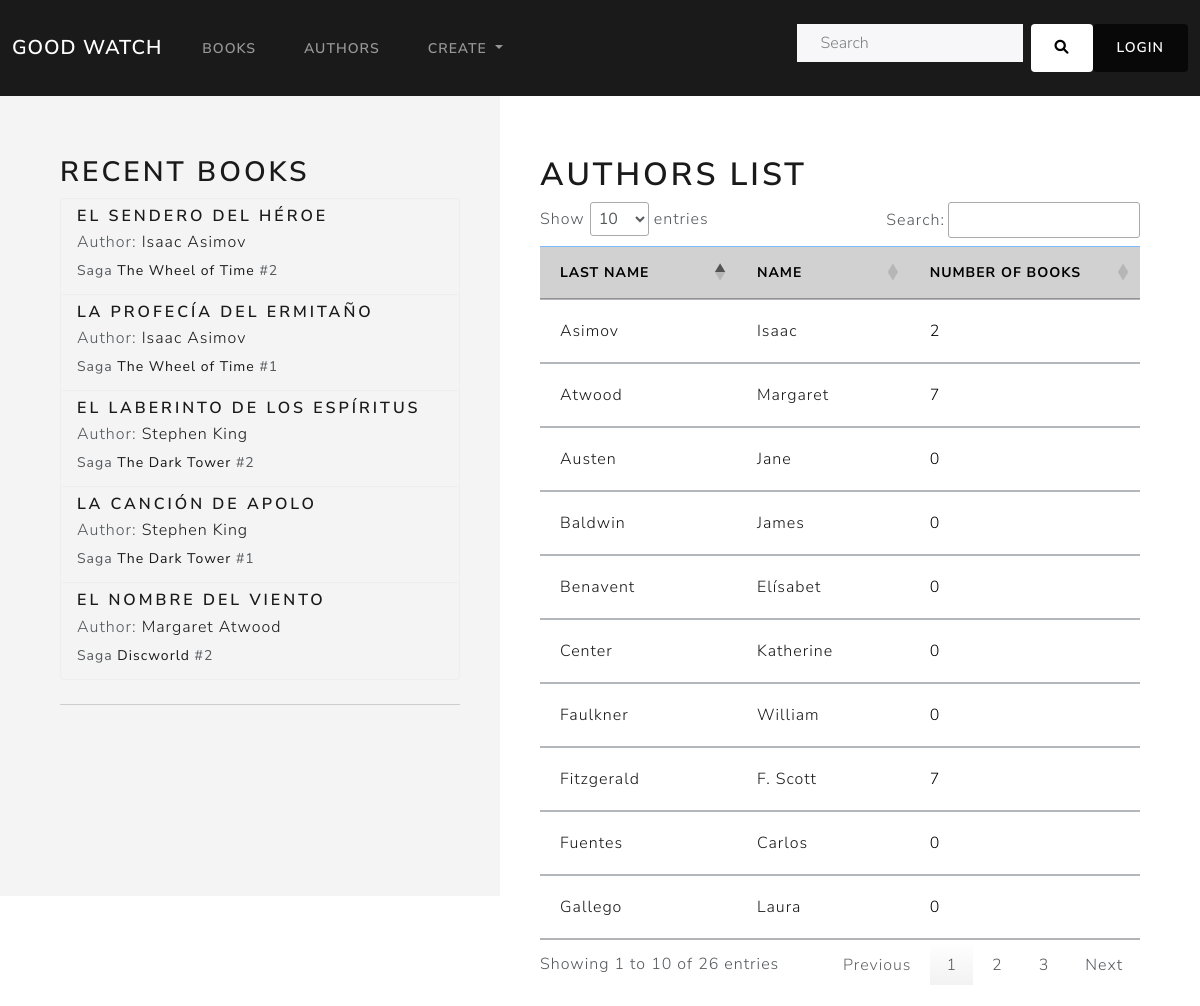
Before: /book_catalog/authors/ with the older database file.
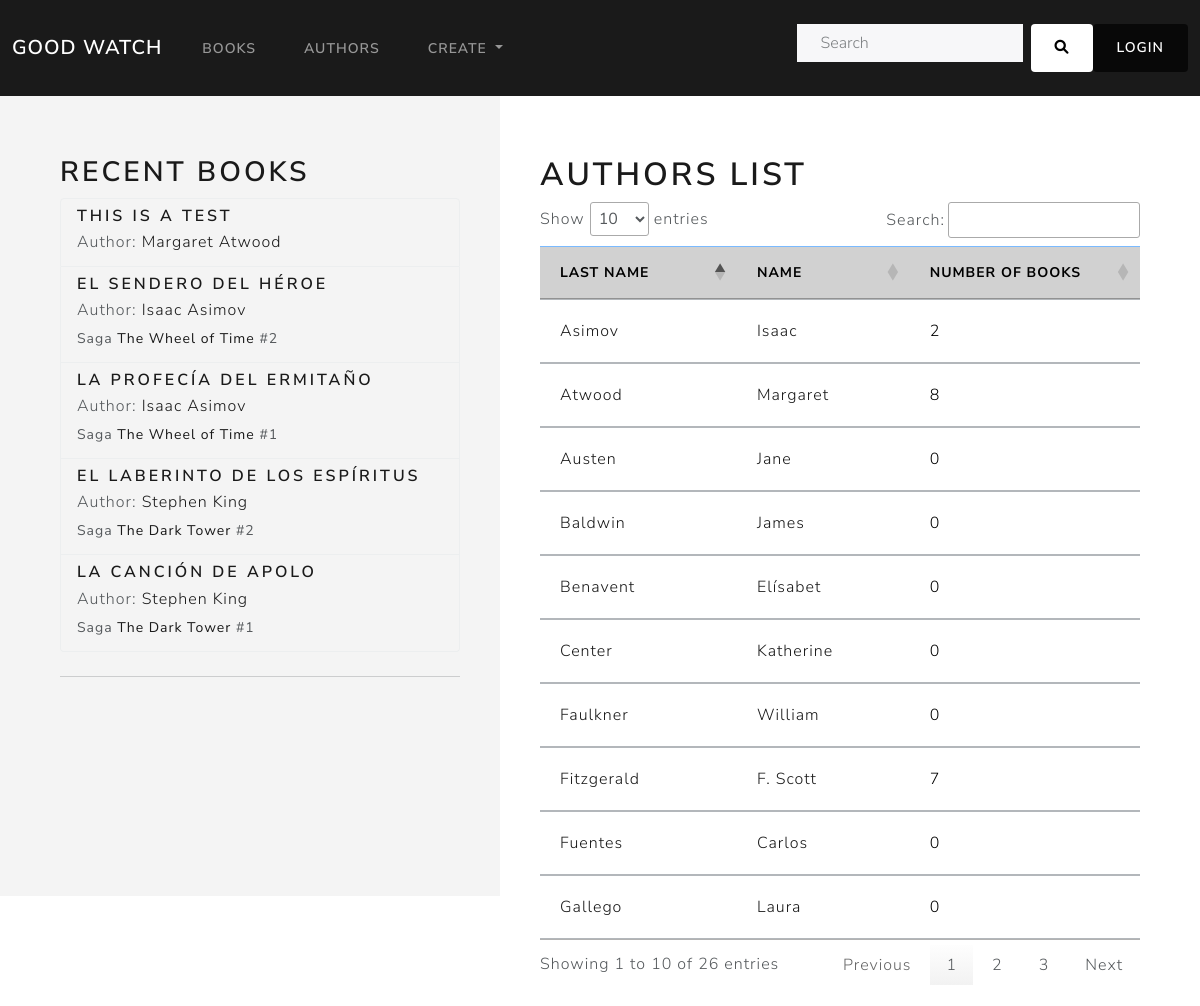
After: the same page with the newer database file.
### book_catalog/models.py (models this page shows, shortened)
class Book(models.Model):
    title = models.CharField(max_length=200,)
    saga = models.ForeignKey('BookSaga', on_delete=models.CASCADE, null=True, blank=True)
    saga_volume = models.IntegerField(null=True, blank=True)
    author = models.ForeignKey('Author', on_delete=models.CASCADE, null=False)
    publish_date = models.DateField(null=True, blank=True)
    summary = models.TextField(max_length=1000, null=True, blank=True)
    isbn = models.CharField(max_length=13, help_text='13 Character <a href="https://www.isbn-international.org/content/what-isbn">ISBN number</a>', null=True, blank=True)
    genre = models.ManyToManyField(Genre, )
    language = models.ForeignKey('Language', on_delete=models.SET_NULL, null=True, blank=True)
    cover_image = models.ImageField(upload_to='media/covers/', null=True, blank=True)
    class Meta:
        ordering = ['title', 'author']
        unique_together = ('title', 'author')
        constraints = [
            models.UniqueConstraint(fields=['saga', 'saga_volume'], name='unique_volume_in_saga')
        ]
    def get_absolute_url(self):
        return reverse('book-detail', args=[str(self.id)])

class Author(models.Model):
    first_name = models.CharField(max_length=100)
    last_name = models.CharField(max_length=100)
    year_of_birth = models.IntegerField(null = True, blank = True)
    year_of_death = models.IntegerField(null = True, blank = True)
    photo = models.ImageField(upload_to='authors/', null=True, blank=True)
    social_media = models.URLField(max_length=200, null=True, blank=True)
    biography = models.TextField(max_length=1000, null=True, blank=True)
    class Meta:
        ordering = ['last_name', 'first_name']
    def get_absolute_url(self):
        return reverse('author-detail', args=[str(self.id)])
    def __str__(self):
        return f'{self.first_name} {self.last_name}'

class BookSaga(models.Model):
    name = models.CharField(max_length=200,)
    author = models.ForeignKey(Author, on_delete=models.CASCADE, related_name='saga', null = False)
    def get_absolute_url(self):
        return reverse('saga-detail', args=[str(self.id)])
    class Meta:
        unique_together = ('name', 'author')

### book_catalog/views.py (the view)
# urls.py: path('authors/', views.AuthorListView.as_view(), name='authors'),
class AuthorListView(generic.ListView):
    model = Author
    template_name = 'book_catalog/author_list.html'
    def get_context_data(self, **kwargs: Any):
        context = super().get_context_data(**kwargs)
        context["recent_books"] = Book.objects.all().order_by('-publish_date')[:5]
        return context

### templates/book_catalog/author_list.html
{% extends "base_generic.html" %}
{% block content %}
<div style="display: flex;">
  <div class="sidebar">
    <div class="justify-content-left">
      {% include "book_catalog/recent_books.html" %}
    </div>
  </div>
  <div style="flex-grow: 1; padding: 20px;" class="column-right">
    <h1>Authors List</h1>
    {% if author_list %}
      <table id="dynamicTable" class="table table-hover">
        <thead>
          <tr class="table-primary">
            <th scope="col">Last name</th>
            <th scope="col">Name</th>
            <th scope="col">Number of books</th>
          </tr>
        </thead>
        <tbody>
          {% for author in author_list %}
            <tr class="table-secondary">
              <td>
                <a class="no-underline" href="{{ author.get_absolute_url }}">{{ author.last_name }}</a>
              </td>
              <td>
                <a class="no-underline" href="{{ author.get_absolute_url }}">{{ author.first_name }}</a>
              </td>
              <td>{{ author.book_set.count }}</td>
            </tr>
          {% endfor %}
        </tbody>
      </table>
    {% else %}
      <p>No authors in this library.</p>
    {% endif %}
  </div>
</div>
{% endblock %}

### templates/book_catalog/recent_books.html
<div class="column-left">
    <h2>Recent books</h2>
    <ul class="list-group">
      {% for book in recent_books %}
        <li class="list-group-item" style="background-color: #f4f4f4;">
          <h5 class="mb-1">
            <a class="no-underline" href="{{book.get_absolute_url }}">
              {{ book.title }}
            </a>
          </h5>
          <p class="mb-1 ">
            Author:
            <a class="no-underline" href="{{ book.author.get_absolute_url }}">{{ book.author }}</a>
          </p>
          {% if book.saga %}
          <p class="mb-1">
            <small>
              Saga
              <a class="no-underline" href="{{ book.saga.get_absolute_url }}">
                {{ book.saga.name }}
              </a>
              #{{ book.saga_volume }}
            </small>
          </p>
          {% endif %}
        </li>
      {% empty %}
        <li class="list-group-item" style="background-color: #f4f4f4;">
          No recent books.
        </li>
      {% endfor %}
    </ul>
    <hr class="my-4">
</div>

Changed rows visible on the page:
no longer on this page (row unchanged): Book: title "EL NOMBRE DEL VIENTO", author "Margaret Atwood", saga.name "Discworld", saga_volume "2"
added Book: title "THIS IS A TEST", author "Margaret Atwood"
computed for Author "Atwood": book_set.count "7" → "8"
